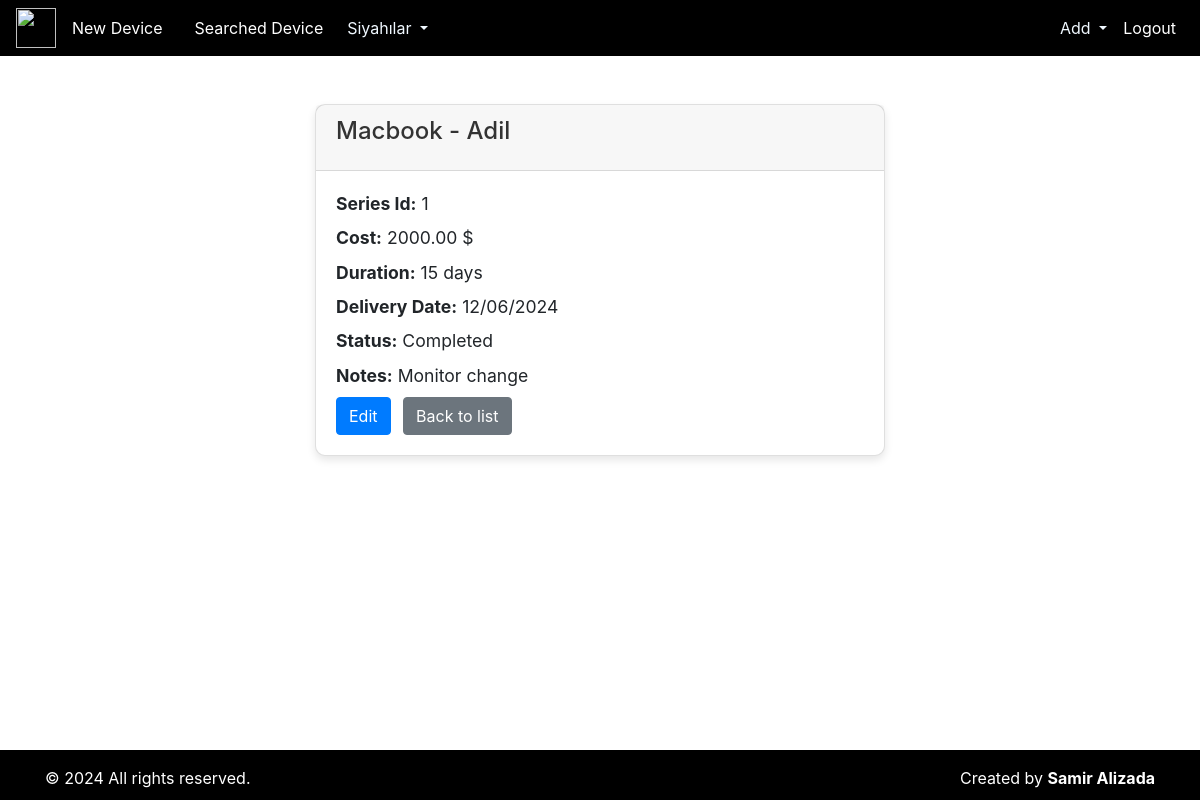
Before: /device/2/ (signed in) with the older database file.
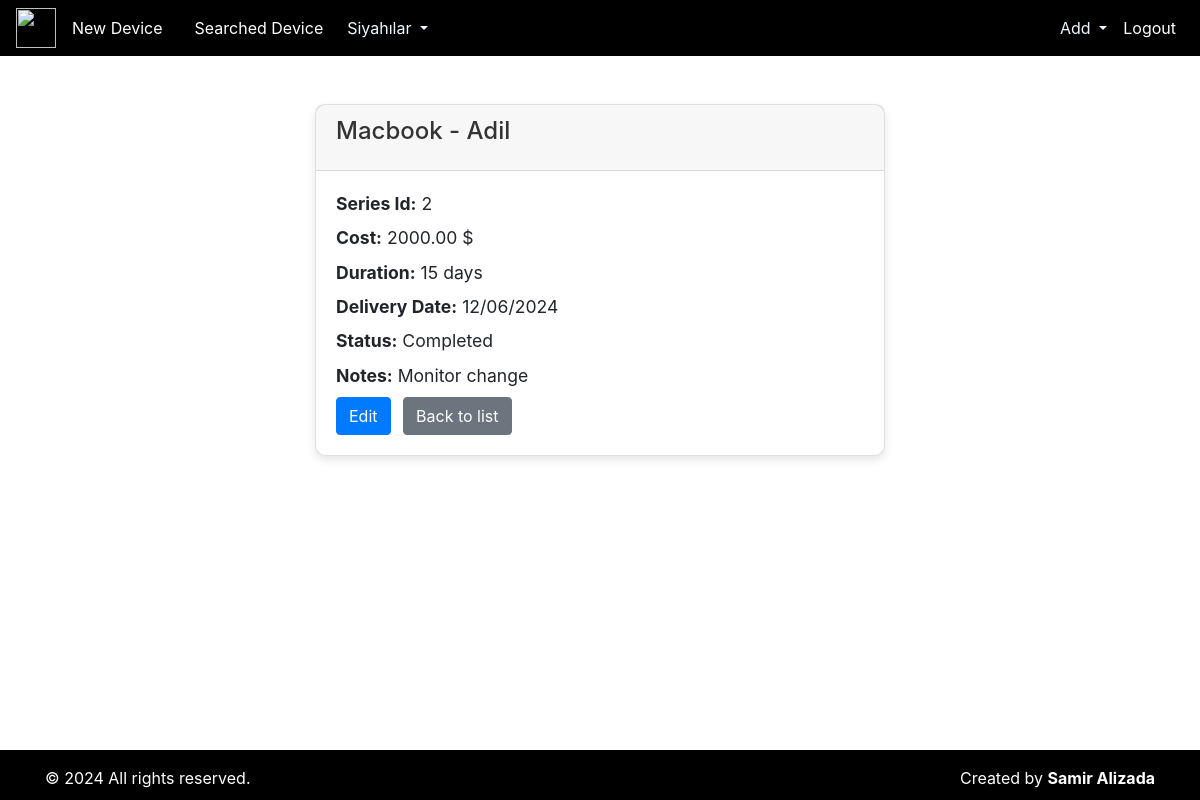
After: the same page with the newer database file.
### repair/models.py (models this page shows, shortened)
class Device(models.Model):
    STATUS_CHOICES = [
        ('Received', 'Received'),
        ('In Progress', 'In Progress'),
        ('Completed', 'Completed'),
        ('Delivered', 'Delivered')
    ]
    series_id = models.CharField(max_length=6, unique=True, blank=True)  # Make sure this is unique
    device_name = models.CharField(max_length=100)
    customer_name = models.CharField(max_length=100)
    repair_cost = models.DecimalField(max_digits=10, decimal_places=2)
    repair_duration = models.IntegerField()
    add_date = models.DateField(default=timezone.now)
    delivery_date = models.DateField()
    status = models.CharField(max_length=20, choices=STATUS_CHOICES, default='Received')
    notes = models.TextField(blank=True, null=True)

### repair/views.py (the view)
# urls.py: path('device/<int:pk>/', device_detail, name='device_detail'),
@login_required
def device_detail(request, pk):
    device = get_object_or_404(Device, pk=pk)
    return render(request, 'repairs/device_detail.html', {'device': device})

### templates/repairs/device_detail.html (shortened to what this page needs)
{% extends "index.html" %}
{% block content %}
<div class="container my-5" style="width: 600px;">
<div class="card mt-4">
    <div class="card-header">
        <h1 class="card-title">{{ device.device_name }} - {{ device.customer_name }}</h1>
    </div>
    <div class="card-body">
        <p><strong>Series Id:</strong> {{ device.series_id }}</p>
        <p><strong>Cost:</strong> {{ device.repair_cost }} $</p>
        <p><strong>Duration:</strong> {{ device.repair_duration }} days</p>
        <p><strong>Delivery Date:</strong> {{ device.delivery_date|date:"d/m/Y" }}</p>
        <p><strong>Status:</strong> {{ device.status }}</p>
        <p><strong>Notes:</strong> {{ device.notes }}</p>
        {% if user.is_authenticated %}
        <a href="{% url 'device_edit' device.pk %}" class="btn btn-primary">Edit</a>
        {% endif %}
        <a href="{% url 'device_list' %}" class="btn btn-secondary">Back to list</a>
    </div>
</div>
</div>
{% endblock content %}

Changed rows visible on the page:
changed Device "Macbook": series_id "1" → "2"
